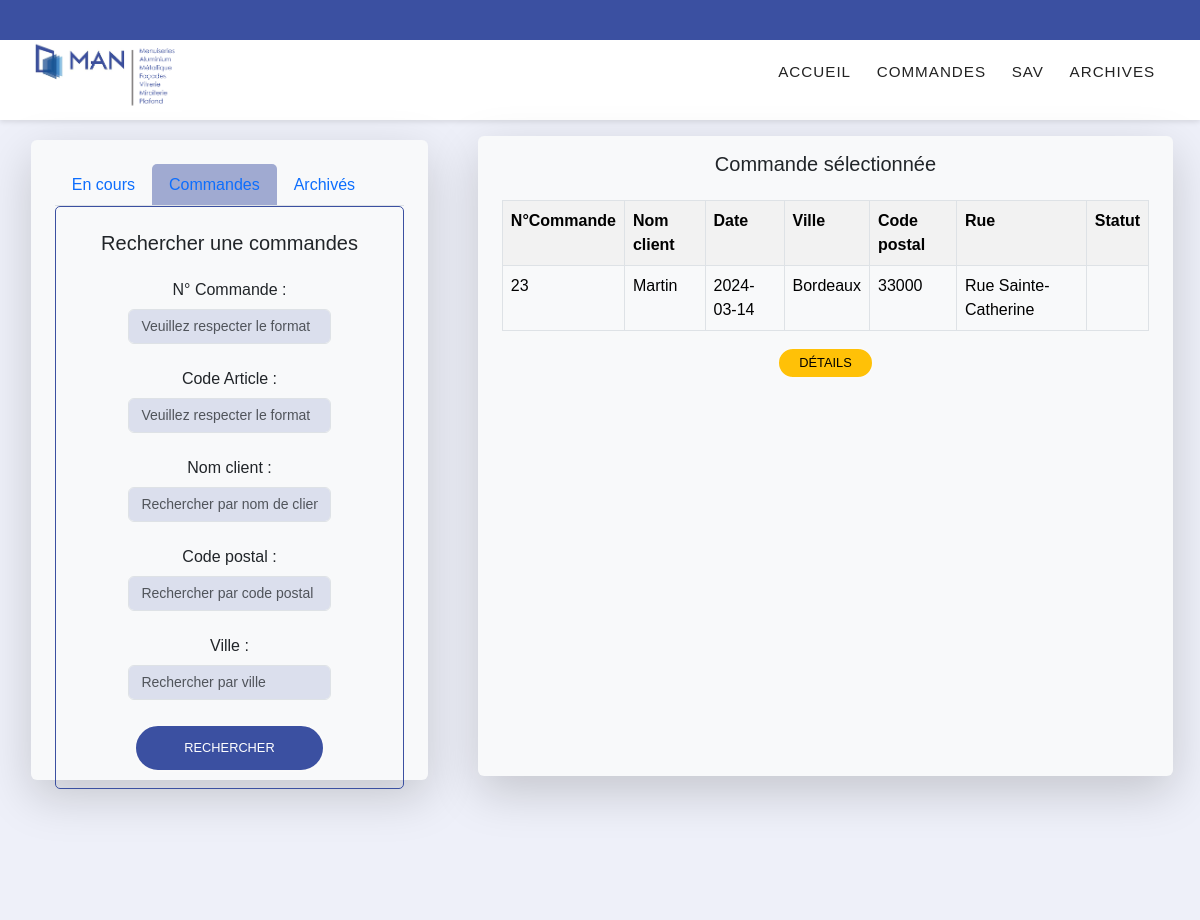
The page /controler/commandes.php?num_com=23&action=commande on the database its author committed.
### tables this page shows
CREATE TABLE `COMMANDE` (
  `NUM_COMMANDE` int(11) NOT NULL,
  `DATE_COM` date DEFAULT NULL,
  `VILLE_CLIENT` varchar(30) DEFAULT NULL,
  `CODE_POSTAL_CLIENT` int(11) DEFAULT NULL,
  `RUE_CLIENT` varchar(30) DEFAULT NULL,
  `ID_CLIENT` bigint(20) NOT NULL,
  `STATU_COMMANDE` varchar(255) DEFAULT NULL
);

CREATE TABLE `CLIENT` (
  `ID_CLIENT` bigint(20) NOT NULL,
  `NOM_CLIENT` varchar(15) DEFAULT NULL,
  `PRENOM_CLIENT` varchar(20) DEFAULT NULL,
  `ADRESSE_MAIL` varchar(30) DEFAULT NULL
);

### model/modele.com.php (called while the page is built, shortened)
<?php
    function getComById(int $num_com){
        $bdd = getBdd();
        $sql = "SELECT * FROM COMMANDE JOIN CLIENT ON commande.ID_CLIENT = client.ID_CLIENT WHERE NUM_COMMANDE LIKE :num_com";
        $curseur =  $bdd->prepare($sql);
        $curseur->execute(array('num_com' => $num_com ));
        $resultat = $curseur->fetch();
        return $resultat;
    }

### Vues/affichageRes/vue_commande.php (the view, shortened to what this page needs)
<div class='col-lg-7 col-sm-11 shadow-lg rounded bg-light' style='max-height: 80vh'>
 <h5 class="p-3 text-center" >Commande sélectionnée </h5>
 <div class="container overflow-auto " style="max-height: 80%">
     <table class='table table-bordered table-striped'>
         <th>N°Commande</th>
         <th>Nom client</th>
         <th>Date</th>
         <th>Ville</th>
         <th>Code postal</th>
         <th>Rue</th>
         <th>Statut</th>
         <tr>
             <td><?= $commandes['NUM_COMMANDE'] ?></a></td>
             <td><?= $commandes['NOM_CLIENT'] ?> </td>
             <td><?= $commandes['DATE_COM'] ?></td>
             <td><?= $commandes['VILLE_CLIENT'] ?></td>
             <td><?= $commandes['CODE_POSTAL_CLIENT'] ?></td>
             <td><?= $commandes['RUE_CLIENT'] ?></td>
             <td><?= $commandes['STATU_COMMANDE'] ?> </td>
         </tr>
     </table>
 </div>
     <div class='text-center'>
         <form action="commandes.php?" method="GET">
             <input type="submit" class="btn btn-warning" value="Détails">
         </form>
     </div>
</div>

### style/gabarit.css (style rules this page uses)
:root { --clr-bg-header: #3b50a1; --clr-btn: #3b50a1; --clr-nav-hover: #2842ab; --clr-light: #fafafa; }
* { padding: 0; margin: 0; }
.btn { display: inline-block; padding: 0.5rem 1.3rem; font-size: 0.8rem; border: 2px solid var(--clr-light); border-radius: 2rem; line-height: 1; margin: 0 0.2rem; transition: 0.3s; text-transform: uppercase; }

### style/global.css (style rules this page uses)
.table tr { transition: background-color 0.3s ease; }
.table td { background-color: transparent; }

### rows shown on the page
commande: NUM_COMMANDE "23", ID_CLIENT.NOM_CLIENT "Martin", DATE_COM "2024-03-14", VILLE_CLIENT "Bordeaux", CODE_POSTAL_CLIENT "33000", RUE_CLIENT "Rue Sainte-Catherine"
